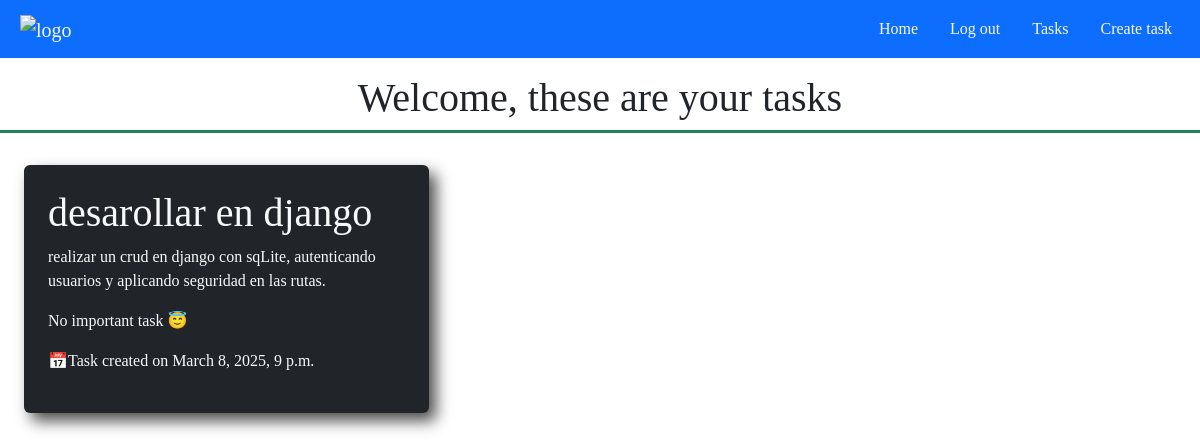
Screenshot of /tasks/ (signed in) with the database file from the repository.
### tasks/models.py (models this page shows, shortened)
class Task(models.Model):
    title = models.CharField(max_length=100)
    description = models.TextField(blank=True)
    created = models.DateTimeField(auto_now_add=True)
    datecompleted = models.DateTimeField(null=True,blank=True) #blank True es para que ese campo sea opcional
    important = models.BooleanField(default=False)
    user = models.ForeignKey(User, on_delete=models.CASCADE)

### tasks/views.py (the view)
# urls.py: path('tasks/',views.tasks, name='tasks'),
def tasks(request):
    if request.method == "GET":
        tasks = Task.objects.filter(user=request.user,datecompleted__isnull = True)
        return render(request,'tasks.html',{
            'tasks':tasks
        })

### tasks/templates/tasks.html
{%extends 'base.html'%}
{%block content%}
    <h1 class="text-center mt-3 fs-1 border-3 border-bottom border-success d-flex align-center justify-content-center w-100 pb-2">Welcome, these are your tasks</h1>
    <section class="tasks container-fluid row w-100">
            {%for task in tasks%}
                <div class="col-sm-12 col-xl-6 col-lg-4 col-md-4 d-flex justify-content-center align-items-center p-4">
                    <a href="{%url 'taskDetail' task.id%}" style="text-decoration: none;">
                        <div class="task p-4 h-100 w-75 bg-dark text-light rounded-2">
                            <h1>
                                {{task.title}}
                            </h1>
                            <p>
                                {{task.description}}
                            </p>
                            <p>
                                {%if task.important == True%}
                                    Important task ⚠️
                                {%else%}
                                    No important task 😇
                                {%endif%}
                            </p>
                            <p>📅Task created on {{task.created}}</p>
                        </div>
                    </a>
                </div>
            {%endfor%}
    </section>
{%endblock%}

### tasks/static/css/estilos.css (style rules this page uses)
body { font-family:Cambria, Cochin, Georgia, Times, 'Times New Roman', serif; user-select: none; }
.task { box-shadow: 7px 8px 15px rgba(0, 0, 0, 0.7); }

### rows the page displays
Task: title "desarollar en django", description "realizar un crud en django con sqLite, autenticando usuarios y aplicando seguridad en las rutas.", important "No important task 😇", created "March 8, 2025, 9 p.m."
